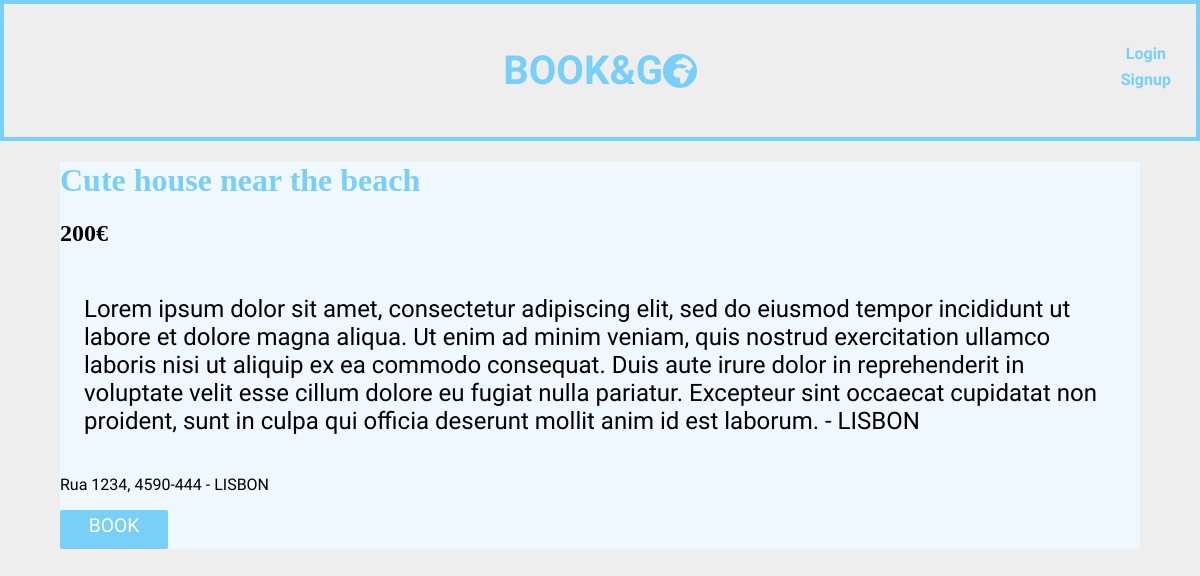
Page /pages/house.php?id=1 on the committed database.
### tables this page shows
CREATE TABLE place (
	id INTEGER PRIMARY KEY AUTOINCREMENT NOT NULL,
	title VARCHAR NOT NULL,
	price INTEGER NOT NULL,
	description VARCHAR,
	idusr INTEGER REFERENCES user,
	address VARCHAR,
	city VARCHAR
);

### database/db_get_prop.php (called while the page is built, shortened)
<?php
  function getProp($id) {
    $db = Database::instance()->db();
    $stmt = $db->prepare('SELECT * FROM place WHERE id = ?');
    $stmt->execute(array($id));
    return $stmt->fetch();
  }
?>

### templates/draw_place.php (the view, shortened to what this page needs)
<?php
    function draw_place($house){
        ?>
        <div id="house_full">
        <h1 id="tit"><a href="../pages/house.php?id=<?=$house['id']?>"><?=$house['title']?></a></h1>
        <h2 id="pri"><?=$house['price']?>€</h2>
        <p id="desc"><?=$house['description']?> - <?=$house['city']?></p>
        <p id="desc"><?=$house['address']?> - <?=$house['city']?></p>
        <form action="../actions/book.php">
            <input type="submit" value="Book"/>
        </form>
    </div>
<?php
    }
        ?>

### css/style.css (style rules this page uses)
body { max-width: 80em; margin: 0 auto; --bg-color: #EEE; --panel-color: #FFF; --main-color: rgb(120, 207, 248); --dark-color: #333; --light-color: #CCC; --serif-font: 'Merriweather'; --sans-font: 'Open Sans Condensed'; background-color: var(--bg-color); background-image: url("https://images.wallpaperscraft.com/image/night_city_top_view_city_lights_119636_3840x2160.jpg") ; background-size: cover; }
a { color: var(--main-color); text-decoration: none; }
input[type="submit"] { padding: 0.2em 1.5em 0.6em 1.5em; background: var(--main-color); color: var(--panel-color); font-family: 'Open Sans Condensed', sans-serif; font-size: 1.2em; border:none; border-radius: 2px; text-transform: uppercase; text-align: center; }
p:first-of-type { padding: 1em; margin-bottom: 0; font-size: 1.5rem; }
p { font-family: 'ZCOOL XiaoWei', serif; }
#house_full { width: 90%; margin: auto; background-color: aliceblue; }

### rows in the picture
place: title "Cute house near the beach", price "200", description "Lorem ipsum dolor sit amet, consectetur adipiscing elit, sed do eiusmod tempor incididunt ut labore et dolore magna aliqua. Ut enim ad minim veniam, quis nostrud exercitation ullamco laboris nisi ut aliquip ex ea commodo consequat. Duis aute irure dolor in reprehenderit in voluptate velit esse cillum dolore eu fugiat nulla pariatur. Excepteur sint occaecat cupidatat non proident, sunt in culpa qui officia deserunt mollit anim id est laborum.", city "LISBON", address "Rua 1234, 4590-444"
